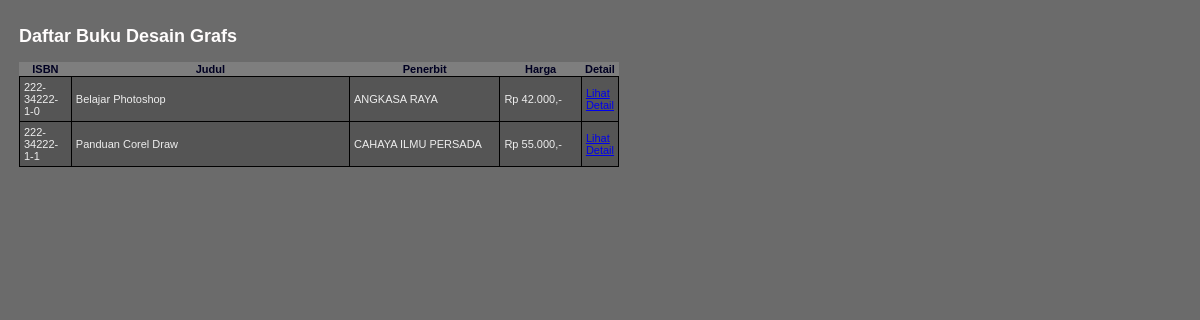
Screenshot of /daftarbuku.php?kat=2 with the database file from the repository.
### tables this page shows
CREATE TABLE KATEGORI (
    KATEGORI_ID INT NOT NULL AUTO_INCREMENT,
    KATEGORI_NAMA VARCHAR(25),
    PRIMARY KEY(KATEGORI_ID)
);

CREATE TABLE BUKU (
    BUKU_ISBN CHAR(13) NOT NULL,
    BUKU_JUDUL VARCHAR(75),
    PENERBIT_ID CHAR(4),
    BUKU_TGLTERBIT DATE,
    BUKU_JMLHALAMAN INT,
    BUKU_DESKRIPSI TEXT,
    BUKU_HARGA DECIMAL,
    PRIMARY KEY(BUKU_ISBN),
    FOREIGN KEY(PENERBIT_ID)
    REFERENCES PENERBIT(PENERBIT_ID)
);

CREATE TABLE PENERBIT (
    PENERBIT_ID CHAR(4),
    PENERBIT_NAMA VARCHAR(50),
    PRIMARY KEY(PENERBIT_ID)
);

### fungsi.php (called while the page is built, shortened)
<?php
include("dbconn.php");
function getKategori($id) {
    global $link;
    $query = "SELECT
                KATEGORI_NAMA
              FROM
                KATEGORI
              WHERE
                KATEGORI_ID = $id";
    $namakategori = "";
    $result = mysqli_query($link, $query);
    if ($result) {
        list($namakategori) = mysqli_fetch_array($result);
    }
    return $namakategori;
}
?>

### daftarbuku.php (the view, shortened to what this page needs)
<!DOCTYPE html>
<html lang="en">
<head>
    <link href="framelayout.css" rel="stylesheet" type="text/css" />
</head>
<body>
    <div id="tabel">
    <?php
    include("dbconn.php");
    include("fungsi.php");
    $idkategori = $_GET['kat'];
    $namakategori = getKategori($idkategori);
    ?>
    <h2>Daftar Buku <?php echo $namakategori; ?></h2>
    <?php
    $query = "SELECT
                a.BUKU_ISBN,
                a.BUKU_JUDUL,
                b.PENERBIT_NAMA,
                a.BUKU_HARGA
              FROM
                BUKU a,
                PENERBIT b,
                LINK_BUKU_KATEGORI c
              WHERE
                a.PENERBIT_ID = b.PENERBIT_ID AND
                a.BUKU_ISBN = c.BUKU_ISBN AND
                c.KATEGORI_ID = $idkategori";
    $result = mysqli_query($link, $query);
    if ($result) {
    ?>
    <table class="buku">
        <tr>
            <th width="50">ISBN</th>
            <th width="280">Judul</th>
            <th width="150">Penerbit</th>
            <th width="80">Harga</th>
            <th>Detail</th>
        </tr>
        <?php
        while ($row = mysqli_fetch_array($result)) {
        ?>
        <tr>
            <td><?php echo $row['BUKU_ISBN']; ?></td>
            <td align="left"><?php echo $row['BUKU_JUDUL']; ?></td>
            <td align="left"><?php echo $row['PENERBIT_NAMA']; ?></td>
            <td align="right">
                <?php echo "Rp " . number_format($row['BUKU_HARGA'], 0, "", ".") . ",-"; ?>
            </td>
            <td><a href="detailbuku.php?isbn=<?php echo $row['BUKU_ISBN']; ?>">Lihat Detail</a></td>
        </tr>
        <?php
        }
        ?>
    </table>
    <?php
    } else {
        echo "Tidak ada buku yang ditemukan.";
    }
    ?>
    </div>
</body>
</html>

### framelayout.css (style rules this page uses)
body, html { margin-top: 0; padding: 0; color: #fffdfd; background-color: #6b6b6b; font: 12px Verdana, Arial, Helvetica, sans-serif; }
table.buku { text-align: center; font-family: Verdana, Geneva, sans-serif; font-weight: normal; font-size: 11px; color: #002; width: 600px; background-color: rgb(126, 126, 126); border: 0; border-collapse: collapse; border-spacing: 0; }
table.buku td { background-color: rgb(85, 85, 85); color: #eee; padding: 4px; text-align: left; border: 1px solid #000; }
body #tabel { padding: 11px; }

### rows the page displays
kategori: KATEGORI_NAMA "Desain Grafs"
buku: BUKU_ISBN "222-34222-1-0", BUKU_JUDUL "Belajar Photoshop", PENERBIT_ID.PENERBIT_NAMA "ANGKASA RAYA", BUKU_HARGA "42.000"
buku: BUKU_ISBN "222-34222-1-1", BUKU_JUDUL "Panduan Corel Draw", PENERBIT_ID.PENERBIT_NAMA "CAHAYA ILMU PERSADA", BUKU_HARGA "55.000"
